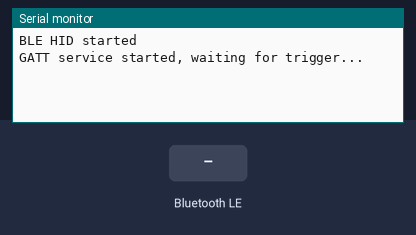
The sketch below on a simulated ESP32. Parts: the last lines printed to the serial monitor. The test bench sets the inputs (shaded band). Nothing arrives over Bluetooth unless stated; a phone connects over Bluetooth LE 3 s after start; USB keyboard and mouse output is not drawn.

Above: at 2.2 s.
2.3 s: Bluetooth LE write "send" received
At 3.0 s:
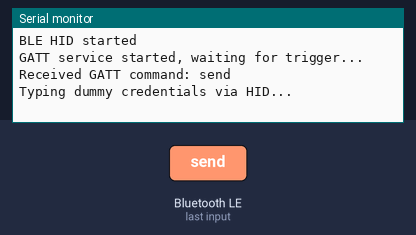
3.8 s: Bluetooth LE write "1" received
At 4.5 s:
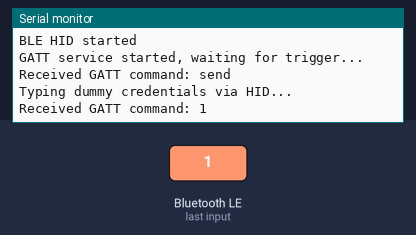

Measured:
- after the input at 2.3 s, the serial monitor: prints a new line at once (image 1)
- after the input at 3.8 s, the serial monitor: prints a new line at once (image 2)

The sketch:

test_7_characteristic_isolate.ino
```cpp
// Libraries for HID and NimBLE
#include <BleKeyboard.h>
#include <NimBLEDevice.h>

// BLE HID Keyboard setup
BleKeyboard bleKeyboard("ESP32 Password", "ppm", 100);

// Custom UUIDs
#define SERVICE_UUID        "6E400001-B5A3-F393-E0A9-E50E24DCCA9E"
#define CHARACTERISTIC_UUID "6E400002-B5A3-F393-E0A9-E50E24DCCA9E"

// GATT Characteristic callback class
class CommandCallback : public NimBLECharacteristicCallbacks {
  void onWrite(NimBLECharacteristic *pCharacteristic) {
    std::string rxValue = pCharacteristic->getValue();
    String command = String(rxValue.c_str());

    Serial.print("Received GATT command: ");
    Serial.println(command);

    if (bleKeyboard.isConnected()) {
      if (command == "send") {
        Serial.println("Typing dummy credentials via HID...");
        bleKeyboard.print("username");
        bleKeyboard.write(KEY_TAB);
        delay(300);
        bleKeyboard.print("password123");
        bleKeyboard.write(KEY_RETURN);
      }
    } else {
      Serial.println("[ERROR] HID not connected");
    }
  }
};

void setup() {
  Serial.begin(115200);
  delay(1000);

  // Start BLE HID
  bleKeyboard.begin();
  Serial.println("BLE HID started");

  // Start NimBLE
  NimBLEDevice::init("ESP32 Dual BLE");
  NimBLEServer *pServer = NimBLEDevice::createServer();
  NimBLEService *pService = pServer->createService(SERVICE_UUID);

  NimBLECharacteristic *pCharacteristic = pService->createCharacteristic(
    CHARACTERISTIC_UUID,
    NIMBLE_PROPERTY::WRITE
  );
  pCharacteristic->setCallbacks(new CommandCallback());

  pService->start();
  NimBLEAdvertising *pAdvertising = NimBLEDevice::getAdvertising();
  pAdvertising->addServiceUUID(SERVICE_UUID);
  pAdvertising->start();

  Serial.println("GATT service started, waiting for trigger...");
}

void loop() {
  // Nothing in main loop
}
```
